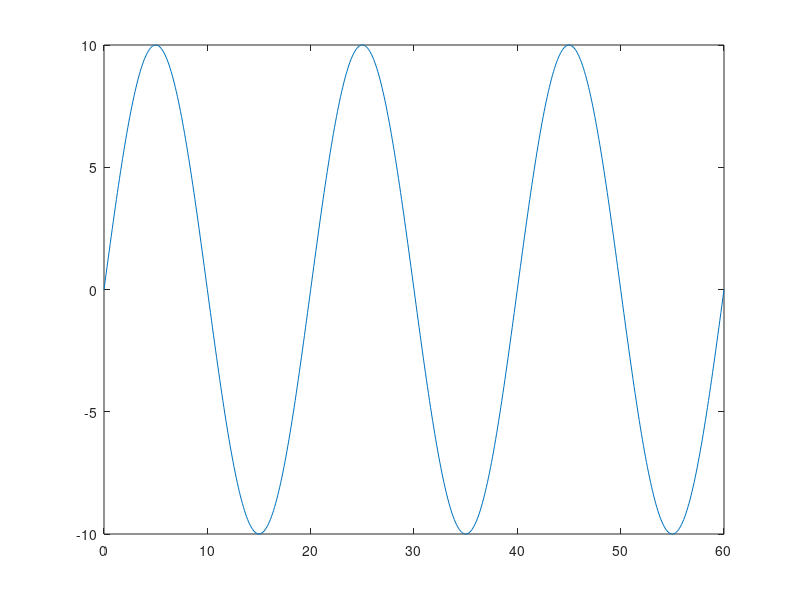

Write the MATLAB code that produced this figure. (Note: this script raises an error after producing the figure.)
% Set axes limit.
clear all;
addpath('Z:\Andre\Code\TuringPatterns\lib');
%% lets plot 3 cycles of 50Hz AC voltage
f = 50;
Vm = 10;
phi = 0;
% generate the signal
t = [0:0.0001:3/f];
th = 2*pi*f*t;
v = Vm*sin(th+phi);
figure;
plot(t*1E3, v);
%% plot now
opt.XLabel = 'Time, t (ms)'; % xlabel
opt.YLabel = 'Voltage, V (V)'; %ylabel
opt.XLim = [0, 40]; % set x axis limit
opt.YLim = [-11, 11]; % set y axis limit
% Save? comment the following line if you do not want to save
opt.FileName = 'plotAxisLimit.jpg'; 
% create the plot
setPlotProp(opt);